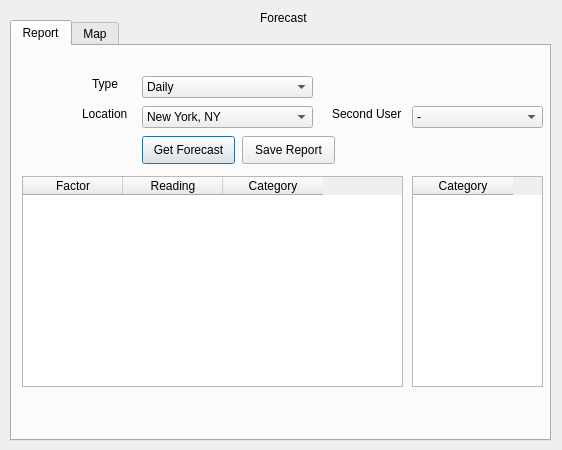
<?xml version="1.0" encoding="UTF-8"?>
<ui version="4.0">
 <class>Dialog</class>
 <widget class="QDialog" name="Dialog">
  <property name="geometry">
   <rect>
    <x>0</x>
    <y>0</y>
    <width>562</width>
    <height>450</height>
   </rect>
  </property>
  <property name="windowTitle">
   <string>Dialog</string>
  </property>
  <widget class="QLabel" name="label">
   <property name="geometry">
    <rect>
     <x>260</x>
     <y>10</y>
     <width>55</width>
     <height>16</height>
    </rect>
   </property>
   <property name="text">
    <string>Forecast</string>
   </property>
  </widget>
  <widget class="QTabWidget" name="tabWidget">
   <property name="geometry">
    <rect>
     <x>10</x>
     <y>20</y>
     <width>541</width>
     <height>421</height>
    </rect>
   </property>
   <property name="currentIndex">
    <number>0</number>
   </property>
   <widget class="QWidget" name="tab">
    <attribute name="title">
     <string>Report</string>
    </attribute>
    <widget class="QComboBox" name="comboBox">
     <property name="geometry">
      <rect>
       <x>130</x>
       <y>30</y>
       <width>171</width>
       <height>22</height>
      </rect>
     </property>
     <item>
      <property name="text">
       <string>Daily</string>
      </property>
     </item>
    </widget>
    <widget class="QComboBox" name="comboBox_2">
     <property name="geometry">
      <rect>
       <x>130</x>
       <y>60</y>
       <width>171</width>
       <height>22</height>
      </rect>
     </property>
     <item>
      <property name="text">
       <string>New York, NY</string>
      </property>
     </item>
    </widget>
    <widget class="QPushButton" name="pushButton">
     <property name="geometry">
      <rect>
       <x>130</x>
       <y>90</y>
       <width>93</width>
       <height>28</height>
      </rect>
     </property>
     <property name="text">
      <string>Get Forecast</string>
     </property>
    </widget>
    <widget class="QTableWidget" name="tableWidget">
     <property name="geometry">
      <rect>
       <x>10</x>
       <y>130</y>
       <width>381</width>
       <height>211</height>
      </rect>
     </property>
     <column>
      <property name="text">
       <string>Factor</string>
      </property>
     </column>
     <column>
      <property name="text">
       <string>Reading</string>
      </property>
     </column>
     <column>
      <property name="text">
       <string>Category</string>
      </property>
     </column>
    </widget>
    <widget class="QLabel" name="label_2">
     <property name="geometry">
      <rect>
       <x>80</x>
       <y>30</y>
       <width>55</width>
       <height>16</height>
      </rect>
     </property>
     <property name="text">
      <string>Type</string>
     </property>
    </widget>
    <widget class="QLabel" name="label_3">
     <property name="geometry">
      <rect>
       <x>70</x>
       <y>60</y>
       <width>55</width>
       <height>16</height>
      </rect>
     </property>
     <property name="text">
      <string>Location</string>
     </property>
    </widget>
    <widget class="QComboBox" name="comboBox_3">
     <property name="geometry">
      <rect>
       <x>400</x>
       <y>60</y>
       <width>131</width>
       <height>22</height>
      </rect>
     </property>
     <item>
      <property name="text">
       <string>-</string>
      </property>
     </item>
    </widget>
    <widget class="QLabel" name="label_4">
     <property name="geometry">
      <rect>
       <x>320</x>
       <y>60</y>
       <width>81</width>
       <height>16</height>
      </rect>
     </property>
     <property name="text">
      <string>Second User</string>
     </property>
    </widget>
    <widget class="QTableWidget" name="tableWidget_2">
     <property name="geometry">
      <rect>
       <x>400</x>
       <y>130</y>
       <width>131</width>
       <height>211</height>
      </rect>
     </property>
     <column>
      <property name="text">
       <string>Category</string>
      </property>
     </column>
    </widget>
    <widget class="QPushButton" name="pushButton_2">
     <property name="geometry">
      <rect>
       <x>230</x>
       <y>90</y>
       <width>93</width>
       <height>28</height>
      </rect>
     </property>
     <property name="text">
      <string>Save Report</string>
     </property>
    </widget>
   </widget>
   <widget class="QWidget" name="tab_2">
    <attribute name="title">
     <string>Map</string>
    </attribute>
    <widget class="QGraphicsView" name="graphicsView">
     <property name="geometry">
      <rect>
       <x>10</x>
       <y>20</y>
       <width>511</width>
       <height>361</height>
      </rect>
     </property>
    </widget>
   </widget>
  </widget>
 </widget>
 <resources/>
 <connections/>
</ui>
